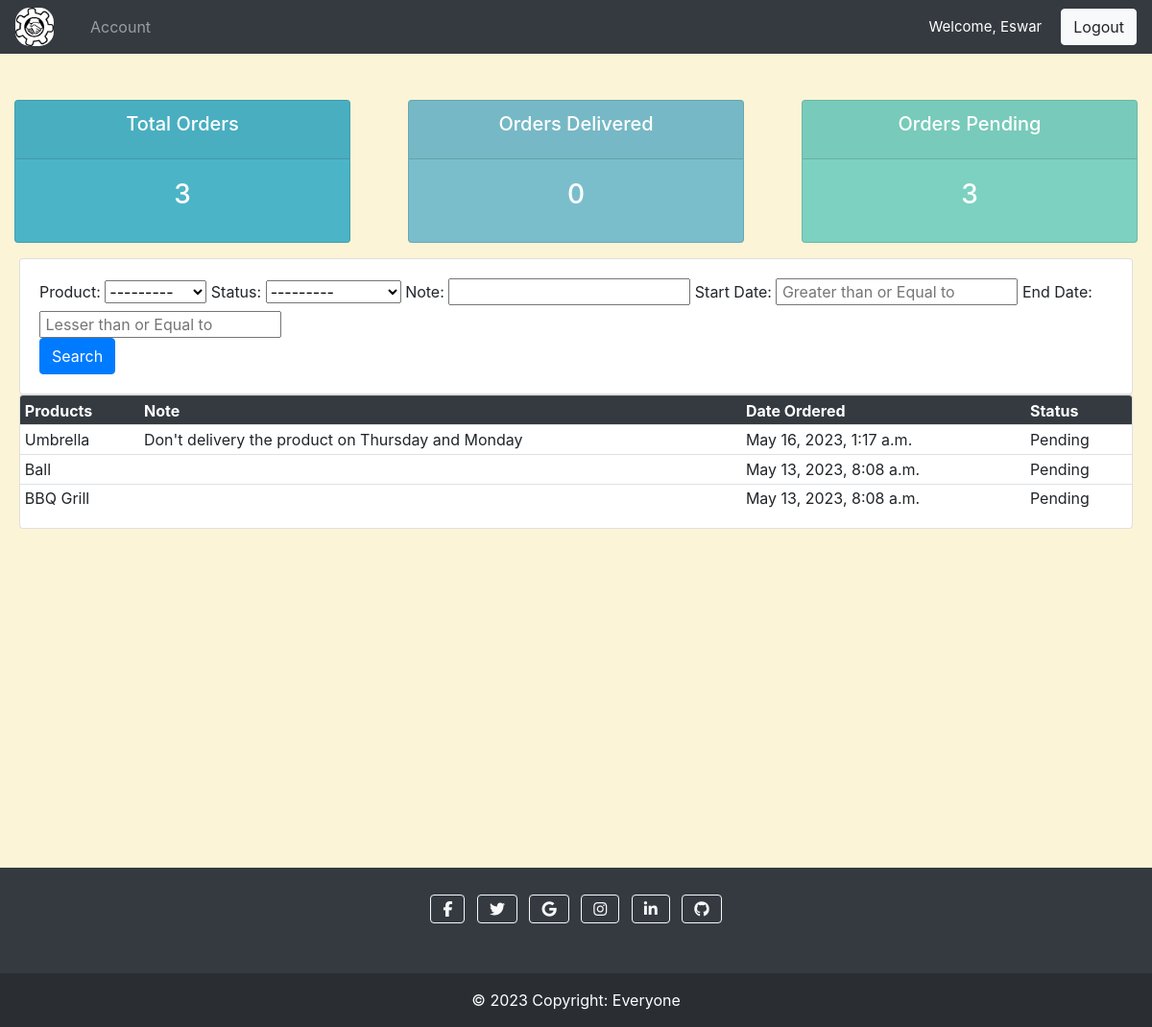
/user-page/ (signed in), run on the app's committed database.
### accounts/models.py (models this page shows, shortened)
class Order(models.Model):
    STATUS=(
            ('Pending', 'Pending'),
            ('Out for Delivery', 'Out for Delivery'),
            ('Delivered', 'Delivery')
        )
    customer= models.ForeignKey(Customer, on_delete=models.SET_NULL, null=True)
    product= models.ForeignKey(Product, on_delete= models.SET_NULL, null=True)
    date_created= models.DateTimeField(auto_now_add=True, null= True)
    status= models.CharField(max_length=200, null= True, choices=STATUS)
    note= models.TextField(max_length=1000, null= True, blank=True)

class Product(models.Model):
    CATEGORY=(
            ('Indoor','Indoor'),
            ('Outdoor', 'Outdoor')
         )
    name= models.CharField(max_length=200, null= True)
    price= models.FloatField(null=True)
    category= models.CharField(max_length=200, null= True, choices=CATEGORY)
    description= models.CharField(max_length=200, null= True, blank= True)
    date_created= models.DateTimeField(auto_now_add=True, null= True)
    tag= models.ManyToManyField(Tag)
    def __str__(self):
        return self.name

### accounts/decorators.py (the view)
        def wrapper_func(request, *args, **kwargs):
            group= None
            if(request.user.groups.exists()):
                group= request.user.groups.all()[0].name
            if group in allowed_roles:
                return view_func(request, *args, **kwargs)
            else:
                return HttpResponse("You are visiting a Restriced Page")

### accounts/views.py (called while the page is built)
@login_required(login_url='login')
@allowed_user(allowed_roles=['customer'])
def user(request):
    orders= request.user.customer.order_set.all()
    latest_orders= request.user.customer.order_set.order_by('-date_created')#This will show new orders at top
    total_orders= latest_orders.count()
    delivered= latest_orders.filter(status='Delivered').count()
    pending= latest_orders.filter(status='Pending').count()
    myFilter= FilterOrder(request.GET, queryset=latest_orders)
    latest_orders= myFilter.qs
    context={'orders':latest_orders, 'total_orders':total_orders,'myFilter':myFilter,
                'delivered':delivered, 'pending':pending
             }
    return render(request, 'accounts/user.html', context)

### accounts/templates/accounts/user.html
{% extends 'accounts/main.html' %}
{% block content %}
{% include 'accounts/status.html' %}
<div class="row" style="margin-right: 5px; margin-left: 5px;">
    <div class="col">
        <div class="card card-body">
            <div class="form-outline">
                <form method="get" class="p-20">
                    <div class="form group">
                        {{myFilter.form}}
                    </div>
                    <button class="btn btn-primary " type="submit">Search</button>
                </form>
            </div>
        </div>
    </div>
</div>
<div class="row" style="margin-right: 5px; margin-left: 5px;">
    <div class="col">
        <div class="card padding: 0" style="max-height:600px; overflow:scroll;">
            <table class="table table-sm">
                <tr class="thead-dark" style="position: sticky; top: 0; z-index: 10;">
                    <th>Products</th>
                    <th>Note</th>
                    <th>Date Ordered</th>
                    <th>Status</th>
                </tr>
                {% for i in orders %}
                    <tr>
                        <td>{{i.product}}</td>
                        <td style="max-width: 500px;">{{i.note}}</td>
                        <td>{{i.date_created}}</td>
                        <td>{{i.status}}</td>
                    </tr>
                {% endfor %}
            </table>
        </div>
    </div>
</div>
{% endblock content %}

### accounts/templates/accounts/navbar.html (shortened to what this page needs)
{% load static %}
<dark class="navbar navbar-expand-lg navbar-dark bg-dark">
    <img src="{% static '/images/icon.png' %}" style="width:40px; border-radius:15px; margin-right:30px;"></img>
    <div class="collapse navbar-collapse" id="navbarNav">
      <ul class="navbar-nav">
        {% if request.user.is_staff %}
          <li class="nav-item active">
            <a class="nav-link" href="{% url 'home' %}">Dashboard</a>
          </li>
          <li class="nav-item">
            <a class="nav-link" href="{% url 'products' %}">Products</a>
          </li>
        {% else %}
        <li class="nav-item">
          <a class="nav-link" href="{% url 'account' %}">Account</a>
        </li>
        {% endif %}
      </ul>
    </div>
    <span id="hello-msg">Welcome, {{request.user}}</span>
    <span><a href="{% url 'logout' %}" class="btn btn-light" >Logout</a></span>
  </dark>

### accounts/templates/accounts/main.html (style rules this page uses)
* { margin: 0; padding: 0; box-sizing: border-box; }
body { background-color: #fcf4d7; }

### accounts/templates/accounts/navbar.html (style rules this page uses)
#hello-msg { color: #fff; padding-right: 20px; font-size: 15px; }

### data on the page
Order: product "Umbrella", note "Don't delivery the product on Thursday and Monday", date_created "May 16, 2023, 1:17 a.m.", status "Pending"
Order: product "Ball", date_created "May 13, 2023, 8:08 a.m.", status "Pending"
Order: product "BBQ Grill", date_created "May 13, 2023, 8:08 a.m.", status "Pending"

### other printed values
{{ request.user }} "Eswar"
{{ total_orders }} "3"
{{ delivered }} "0"
{{ pending }} "3"
